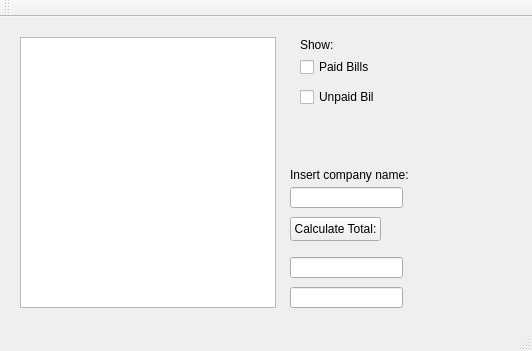
<?xml version="1.0" encoding="UTF-8"?>
<ui version="4.0">
 <class>testprep3Class</class>
 <widget class="QMainWindow" name="testprep3Class">
  <property name="geometry">
   <rect>
    <x>0</x>
    <y>0</y>
    <width>532</width>
    <height>351</height>
   </rect>
  </property>
  <property name="sizePolicy">
   <sizepolicy hsizetype="Fixed" vsizetype="Fixed">
    <horstretch>0</horstretch>
    <verstretch>0</verstretch>
   </sizepolicy>
  </property>
  <property name="windowTitle">
   <string>testprep3</string>
  </property>
  <widget class="QWidget" name="centralWidget">
   <widget class="QListView" name="listViewbills">
    <property name="geometry">
     <rect>
      <x>20</x>
      <y>20</y>
      <width>256</width>
      <height>271</height>
     </rect>
    </property>
   </widget>
   <widget class="QPushButton" name="pushButton">
    <property name="geometry">
     <rect>
      <x>290</x>
      <y>200</y>
      <width>91</width>
      <height>24</height>
     </rect>
    </property>
    <property name="text">
     <string>Calculate Total:</string>
    </property>
   </widget>
   <widget class="QLineEdit" name="company">
    <property name="geometry">
     <rect>
      <x>290</x>
      <y>170</y>
      <width>113</width>
      <height>21</height>
     </rect>
    </property>
   </widget>
   <widget class="QCheckBox" name="PaidCheckBox">
    <property name="geometry">
     <rect>
      <x>300</x>
      <y>40</y>
      <width>75</width>
      <height>20</height>
     </rect>
    </property>
    <property name="text">
     <string>Paid Bills</string>
    </property>
   </widget>
   <widget class="QCheckBox" name="UnpaidCheckBox">
    <property name="geometry">
     <rect>
      <x>300</x>
      <y>70</y>
      <width>75</width>
      <height>20</height>
     </rect>
    </property>
    <property name="text">
     <string>Unpaid Bills</string>
    </property>
   </widget>
   <widget class="QLabel" name="label">
    <property name="geometry">
     <rect>
      <x>300</x>
      <y>20</y>
      <width>49</width>
      <height>16</height>
     </rect>
    </property>
    <property name="text">
     <string>Show:</string>
    </property>
   </widget>
   <widget class="QLabel" name="label_2">
    <property name="geometry">
     <rect>
      <x>290</x>
      <y>150</y>
      <width>131</width>
      <height>16</height>
     </rect>
    </property>
    <property name="text">
     <string>Insert company name:</string>
    </property>
   </widget>
   <widget class="QLineEdit" name="OwedSum">
    <property name="geometry">
     <rect>
      <x>290</x>
      <y>240</y>
      <width>113</width>
      <height>21</height>
     </rect>
    </property>
   </widget>
   <widget class="QLineEdit" name="lineEdit">
    <property name="geometry">
     <rect>
      <x>290</x>
      <y>270</y>
      <width>113</width>
      <height>21</height>
     </rect>
    </property>
   </widget>
  </widget>
  <widget class="QMenuBar" name="menuBar">
   <property name="geometry">
    <rect>
     <x>0</x>
     <y>0</y>
     <width>532</width>
     <height>22</height>
    </rect>
   </property>
  </widget>
  <widget class="QToolBar" name="mainToolBar">
   <attribute name="toolBarArea">
    <enum>TopToolBarArea</enum>
   </attribute>
   <attribute name="toolBarBreak">
    <bool>false</bool>
   </attribute>
  </widget>
  <widget class="QStatusBar" name="statusBar"/>
 </widget>
 <layoutdefault spacing="6" margin="11"/>
 <resources>
  <include location="testprep3.qrc"/>
 </resources>
 <connections/>
</ui>
